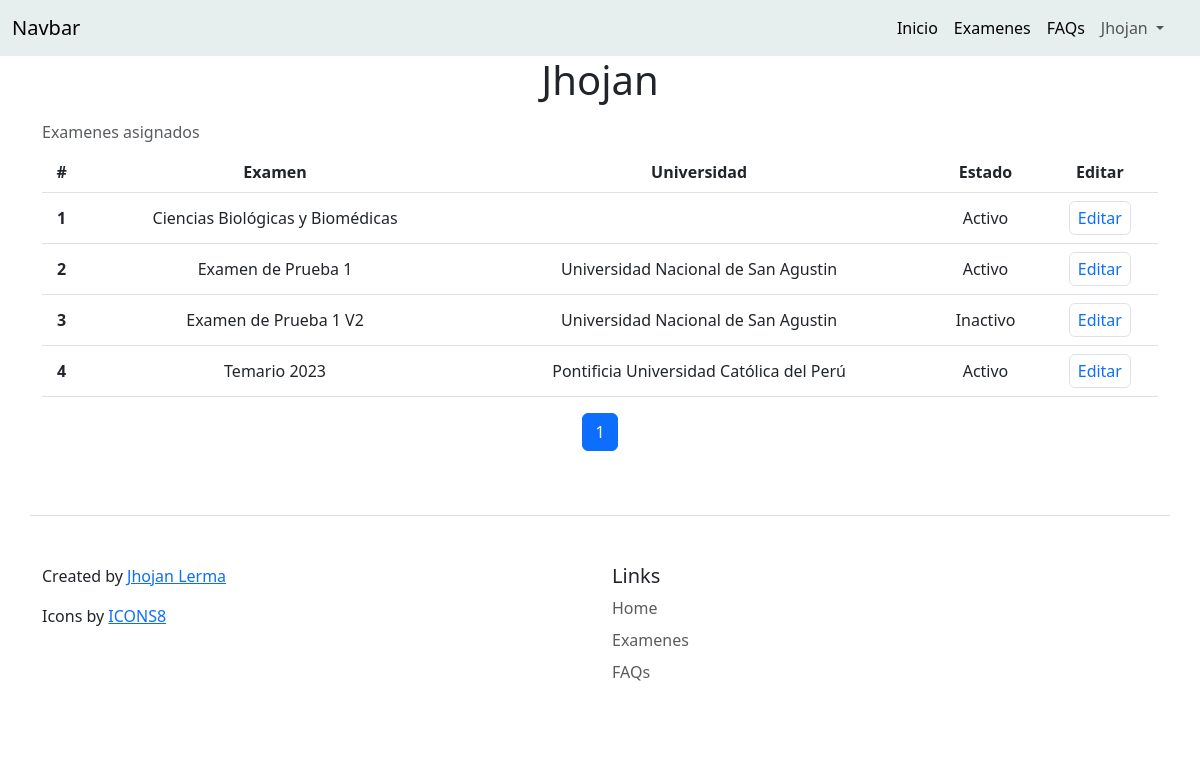
The page /profile/Jhojan (signed in) on the database its author committed.
### Project/models.py (models this page shows, shortened)
class User(AbstractUser):
    pass

class Exam(models.Model):
    title = models.CharField(max_length=80)
    description = models.TextField(blank=True, null=True)
    creation_date = models.DateField(auto_now_add=True)
    duration = models.IntegerField(blank=True, null=True)
    students = models.ManyToManyField(Student, blank=True)
    collaborators = models.ManyToManyField(Collaborator, blank=True)
    university = models.ForeignKey(University, on_delete=models.CASCADE, blank=True, null=True)
    categories = models.ManyToManyField('Category', blank=True)
    subcategories = models.ManyToManyField('Subcategory', blank=True)
    is_active = models.BooleanField(default=False)

class University(models.Model):
    name = models.CharField(max_length=80)
    country = models.ForeignKey(Country, on_delete=models.CASCADE)
    carrer_types = models.ManyToManyField('CarrerType', blank=True, related_name='carrer_types')
    careers = models.ManyToManyField('Career', blank=True, related_name='careers')
    social_media = models.ManyToManyField('SocialMedia', blank=True, related_name='social_media')
    admision_link = models.URLField(blank=True, null=True)
    exams = models.ManyToManyField('Exam', blank=True, related_name='exams')

### Project/views.py (the view)
# urls.py: path("profile/<str:username>", views.profile, name="profile"),
@login_required(login_url='login')
def profile(request, username):
    try:
        user = User.objects.get(username=username)
    except User.DoesNotExist:
        return render(request, "Project/404.html", status=404)
    is_student, is_collaborator = False, False
    if Student.objects.filter(user=user).exists():
        student = Student.objects.get(user=user)
        exams = ExamResult.objects.filter(student=student).order_by('-date')
        is_student = True
    if Collaborator.objects.filter(user=user).exists():
        collaborator = Collaborator.objects.get(user=user)
        exams = Exam.objects.filter(collaborators=collaborator).order_by('university')
        is_collaborator = True
    paginator = Paginator(exams, 10)
    page_number = request.GET.get('page')
    page_obj = paginator.get_page(page_number)
    return render(request, "Project/profile.html", {
        "user": user,
        "page_obj": page_obj,
        "is_student": is_student,
        "is_collaborator": is_collaborator
    })

### Project/Templates/Project/profile.html (shortened to what this page needs)
{% extends "Project/layout.html" %}
{% load static %}
{% block body %}
    <div class="container">
        <h1 class="text-center">{{user.username}}</h1>
        {% if is_collaborator %}
            <div class="table-responsive">
                <table class="table table-hover align-middle text-center caption-top">
                    <caption>Examenes asignados</caption>
                    <thead>
                    <tr>
                        <th scope="col">#</th>
                        <th scope="col">Examen</th>
                        <th scope="col">Universidad</th>
                        <th scope="col">Estado</th>
                        <th scope="col">Editar</th>
                    </tr>
                    </thead>
                    <tbody>
                    {% for exam in page_obj %}
                        <tr>
                            <th scope="row">{{ forloop.counter }}</th>
                            <td>{{ exam.title }}</td>
                            <td>{{ exam.university.name }}</td>
                            {% if exam.is_active %}
                                <td>Activo</td>
                            {% else %}
                                <td>Inactivo</td>
                            {% endif %}
                            <td>
                                <a href="/exam_edit/{{exam.id}}/fecha" class="d-inline-flex focus-ring py-1 px-2 text-decoration-none border rounded-2">Editar</a>
                            </td>
                        </tr>
                    {% endfor %}
                    </tbody>
                </table>
            </div>
        {% endif %}
        <div class="d-flex justify-content-center">
            <nav aria-label="Page navigation example">
            <ul class="pagination">
                {% for i in page_obj.paginator.page_range %}
                {% if page_obj.number == i %}
                    <li class="page-item active"><a class="page-link" href="?page={{ i }}">{{ i }}</a></li>
                {% else %}
                    <li class="page-item"><a class="page-link" href="?page={{ i }}">{{ i }}</a></li>
                {% endif %}
                {% endfor %}
            </ul>
            </nav>
        </div>
    </div>
{% endblock %}

### Project/Templates/Project/layout.html (shortened to what this page needs)
{% load static %}
<!DOCTYPE html>
<html lang="es">
    <head>
        <link href="https://cdn.jsdelivr.net/npm/bootstrap@5.3.0-alpha3/dist/css/bootstrap.min.css" rel="stylesheet">
        <link rel="stylesheet" href="{% static 'Project/styles.css' %}">
      </head>
      <body>
        <nav class="navbar navbar-expand-lg" style="background-color: #e7eeee;">
          <div class="container-fluid">
            <a class="navbar-brand" href="/">Navbar</a>
            <div class="offcanvas offcanvas-end" tabindex="-1" id="navbarOffcanvasLg" aria-labelledby="navbarOffcanvasLgLabel">
              <div class="offcanvas-body">
                <ul class="navbar-nav justify-content-end flex-grow-1 pe-3">
                  <li class="nav-item">
                    <a class="nav-link active" href="/">Inicio</a>
                  </li>
                  <li class="nav-item">
                    <a class="nav-link active" href="/exams">Examenes</a>
                  </li>
                  <li class="nav-item">
                    <a class="nav-link active" href="/#FAQs">FAQs</a>
                  </li>
                  {% if request.user.is_authenticated %}
                  <li class="nav-item dropdown">
                    <a class="nav-link dropdown-toggle" href="#" role="button" data-bs-toggle="dropdown" aria-expanded="false">
                      {{request.user}}
                    </a>
                  </li>
                  {% else %}
                    <li class="nav-item">
                      <a class="nav-link active" href="/login">Iniciar Sesión</a>
                    </li>
                  {% endif %}
                </ul>
              </div>
            </div>
          </div>
        </nav>
        {% block body %}
        {% endblock %}
        <div class="container">
          <footer class="row row-cols-1 row-cols-sm-2 py-5 my-5 border-top">
            <div class="col mb-3">
                <p>Created by <a href="https://www.linkedin.com/in/jhojan-andres-lerma-achoma/" target="_blank">Jhojan Lerma</a></p>
                <p>Icons by <a href="https://iconos8.es/" target="_blank">ICONS8</a></p>
            </div>
            <div class="col mb-3">
              <h5>Links</h5>
              <ul class="nav flex-column">
                <li class="nav-item mb-2"><a href="/" class="nav-link p-0 text-muted">Home</a></li>
                <li class="nav-item mb-2"><a href="/exams" class="nav-link p-0 text-muted">Examenes</a></li>
                <li class="nav-item mb-2"><a href="/#FAQs" class="nav-link p-0 text-muted">FAQs</a></li>
              </ul>
            </div>
          </footer>
        </div>
      </body>
</html>

### Project/static/Project/styles.css (style rules this page uses)
ul li { transition: all 0.2s ease-in-out; }

### rows shown on the page
User: user "Jhojan", username "Jhojan"
Exam: title "Ciencias Biológicas y Biomédicas", is_active "Activo"
Exam: title "Examen de Prueba 1", university.name "Universidad Nacional de San Agustin", is_active "Activo"
Exam: title "Examen de Prueba 1 V2", university.name "Universidad Nacional de San Agustin", is_active "Inactivo"
Exam: title "Temario 2023", university.name "Pontificia Universidad Católica del Perú", is_active "Activo"

### other values the page prints
{{ i }} "1"
